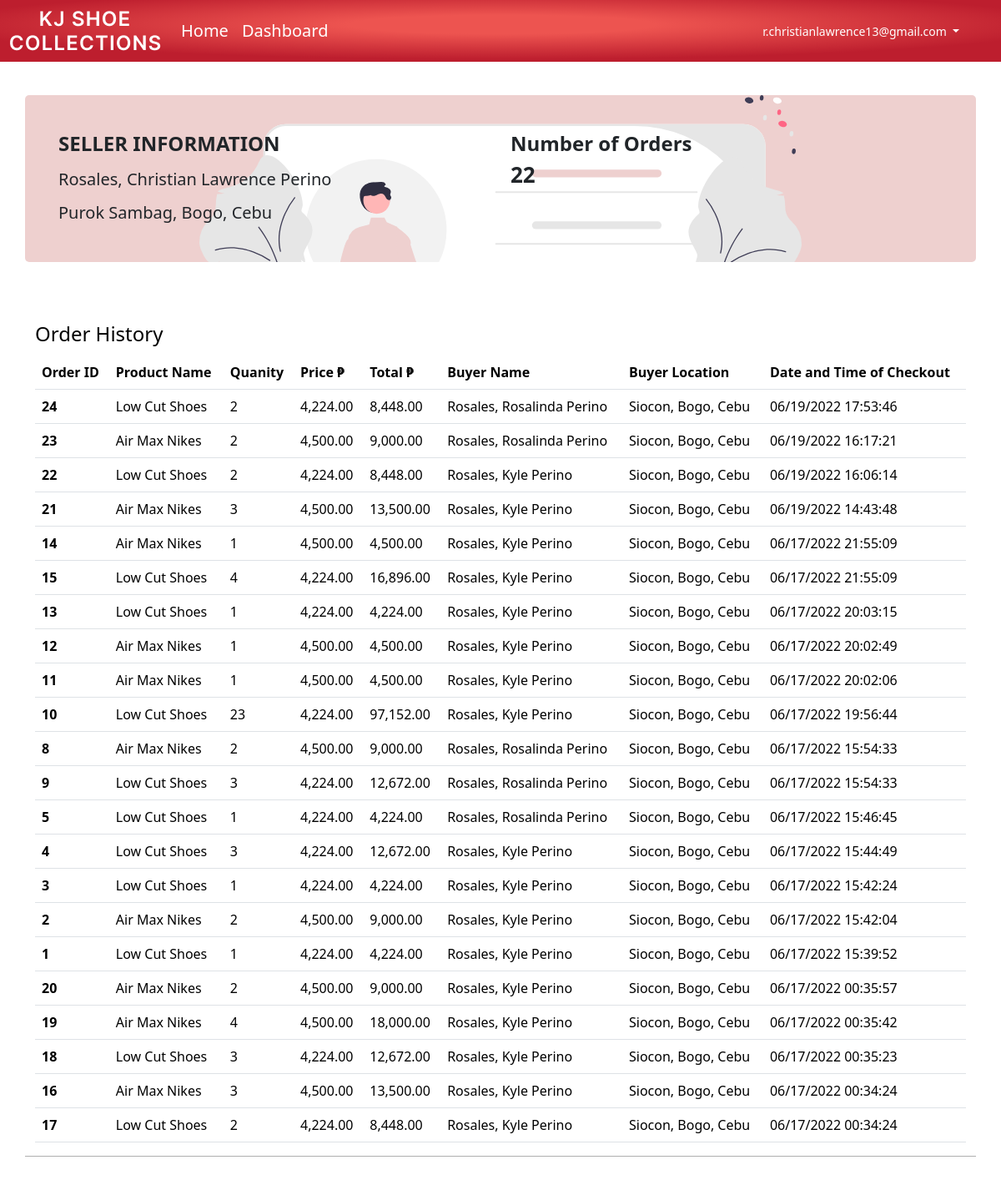
/orderdashboard.php (signed in), run on the app's committed database.
### tables this page shows
CREATE TABLE `account` (
  `account_id` int(11) NOT NULL,
  `email` varchar(255) NOT NULL,
  `passw` varchar(255) NOT NULL,
  `fname` varchar(255) NOT NULL,
  `lname` varchar(255) NOT NULL,
  `mname` varchar(255) NOT NULL,
  `strt_brgy` varchar(255) NOT NULL,
  `city_municipality` varchar(255) NOT NULL,
  `province` varchar(255) NOT NULL,
  `biirthdate` varchar(255) NOT NULL,
  `account_type` varchar(255) NOT NULL
);

CREATE TABLE `order_history_table` (
  `order_id` int(11) NOT NULL,
  `prod_name` varchar(255) NOT NULL,
  `qty` int(11) NOT NULL,
  `buyer_name` varchar(255) NOT NULL,
  `buyer_location` varchar(255) NOT NULL,
  `price_per_unit` int(11) NOT NULL,
  `total_per_unit` int(255) NOT NULL,
  `seller_name` int(255) NOT NULL,
  `date_checkout` varchar(255) NOT NULL,
  `time_checkout` time NOT NULL DEFAULT current_timestamp()
);

### orderdashboard.php (the view, shortened to what this page needs)
<?php
require 'php/dbconnect.php';
$sell_acc = $_SESSION['seller_acc_name'];
if(isset($_SESSION['seller_id'])){
$idseller = $_SESSION['seller_id'];
$sqle = "SELECT * FROM account where account_id = '$idseller'";
$res  = $conn->query($sqle);
$row = mysqli_fetch_object($res);
$seller_name = $row->lname . ', '.  $row->fname . ' '.  $row->mname ;
$seller_location =  $row->strt_brgy . ', '.  $row->city_municipality . ', '.  $row->province;
}
else{
              header("Location: index.php");
}
?>
<!DOCTYPE html>
<html lang="en">
<head>
    <link rel="stylesheet" href="css/bootstrap.min.css" />
    <link rel="stylesheet" href="sellerdashboardstyle.css">
    <link rel="stylesheet" href="https://cdn.jsdelivr.net/npm/bootstrap-icons@1.8.1/font/bootstrap-icons.css">
      <link rel="stylesheet" href="transition/transition_dashboard.css">
</head>
<body>
    <nav class="navbar navbar-expand-lg navbar-dark" id="nav-top">
  <div class="container-fluid">
    <a class="navbar-brand" href="#"> <img src="KJ.png" alt="" class="img-fluid">  </a>
    <div class="collapse navbar-collapse" id="navbarSupportedContent">
      <ul class="navbar-nav me-auto mb-2 mb-lg-0" id="unlist" >
        <li class="nav-item">
          <a class="nav-link  " aria-current="page" href="sellerhomepage.php" id="home-link">Home</a>
        </li>
        <li class="nav-item active">
          <a class="nav-link" href="sellerdashboard.php" id="dashboard-link">Dashboard</a>
        </li>
      </ul>
      <ul class="navbar-nav " id="unlista" >
             <li class="nav-item dropdown">
          <a class="nav-link dropdown-toggle" href="#" id="navbarDropdown" role="button" data-bs-toggle="dropdown" aria-expanded="false">
           <?php  echo $sell_acc; ?>
          </a>
        </li>
      </ul>
    </div>
  </div>
</nav>
<div class="container" id="seller-container">
<div class="row">
<div class="col-6">
<div  id="seller-title"> SELLER INFORMATION </div>
<div  id="seller-name"> <?php  echo $seller_name; ?>  </div>
<div  id="seller-loc"> <?php  echo $seller_location; ?> </div>
</div>
<div class="col-6">
<div class="sum-content">
  <p class="prod-num"> Number of Orders<br>
   <span>
   <?php
     $selid = $_SESSION['seller_id'];
            $sql = "SELECT * FROM order_history_table where seller_name='$selid'  ;";
            $res  = $conn->query($sql);
$numrow = mysqli_num_rows($res);
echo $numrow;
  ?>
  </span>
  </p></div>
</div>
</div>
</div>
<div class="container" id="product-container">
<table class="table caption-top">
  <caption>Order History</caption>
  <thead>
    <tr>
      <th scope="col">Order ID</th>
      <th scope="col">Product Name</th>
      <th scope="col">Quanity</th>
      <th scope="col">Price ₱</th>
      <th scope="col">Total ₱</th>
      <th scope="col">Buyer Name</th>
      <th scope="col">Buyer Location</th>
      <th  scope="col">Date and Time of Checkout</th>
    </tr>
  </thead>
  <tbody>
 <?php
            $selid = $_SESSION['seller_id'];
            $sql = "SELECT * FROM order_history_table where seller_name= '$selid'  ORDER BY  STR_TO_DATE(date_checkout, '%m/%d/%Y' ) DESC, time_checkout DESC ;";
            $res  = $conn->query($sql);
            while($row = mysqli_fetch_object($res)){
            ?>
    <tr>
      <th scope="row"><?php  echo $row->order_id?></th>
      <td><?php  echo $row->prod_name?></td>
      <td><?php  echo $row->qty?></td>
      <td><?php  echo  number_format($row->price_per_unit,2);?></td>
      <td><?php  echo number_format($row->total_per_unit,2);?></td>
      <td><?php  echo $row->buyer_name?></td>
      <td><?php  echo $row->buyer_location?></td>
      <td><?php  echo $row->date_checkout ." ".$row->time_checkout?></td>
    </tr>
  <?php
            }
  ?>
  </tbody>
</table>
</div>
</body>
</html>

### sellerdashboardstyle.css (style rules this page uses)
#nav-top { background: radial-gradient( 56.58% 56.58% at 50.09% 39.71%, #ed5450 27.08%, #bd1e2e 100% ); }
#navbarDropdown, #dashboard-link, #home-link { font-size: 20px; color: white; }
#seller-container { background-color: #eed0cf; background-image: url('undraw_personal_info_re_ur1n.svg'); background-size:auto; background-position-x: center; background-repeat: no-repeat; border-radius: 5px; height: 200px; padding: 40px; position: relative; top: 40px; }
#product-container { width: 100%; margin-top: 100px; max-height: 80vh; overflow-y: scroll; border-bottom: .3px solid rgb(175, 175, 175); margin-bottom: 100px; }
caption { font-size: 24px; color: rgb(0, 0, 0); }
.table { width: 100%; }
.prod-num { font-size: 24px; font-weight: bold; }
.prod-num span { font-size: 26px; font-weight: bold; }
#seller-title { font-size: 24px; font-weight: bold; margin-bottom: 10px; }
#seller-name { font-size: 20px; margin-bottom: 10px; }
#seller-loc { font-size: 20px; }
#unlista { margin-right: 30px; }
#navbarDropdown { font-size: 14px; }

### transition/transition_dashboard.css (style rules this page uses)
.container { animation: transitionIn .75s; }

### data on the page
account: seller_name "Rosales, Christian Lawrence Perino", seller_location "Purok Sambag, Bogo, Cebu"
order_history_table: order_id "24", prod_name "Low Cut Shoes", qty "2", price_per_unit "4,224.00", total_per_unit "8,448.00", buyer_name "Rosales, Rosalinda Perino", buyer_location "Siocon, Bogo, Cebu", date_checkout "06/19/2022", time_checkout "17:53:46"
order_history_table: order_id "23", prod_name "Air Max Nikes", qty "2", price_per_unit "4,500.00", total_per_unit "9,000.00", buyer_name "Rosales, Rosalinda Perino", buyer_location "Siocon, Bogo, Cebu", date_checkout "06/19/2022", time_checkout "16:17:21"
order_history_table: order_id "22", prod_name "Low Cut Shoes", qty "2", price_per_unit "4,224.00", total_per_unit "8,448.00", buyer_name "Rosales, Kyle Perino", buyer_location "Siocon, Bogo, Cebu", date_checkout "06/19/2022", time_checkout "16:06:14"
order_history_table: order_id "21", prod_name "Air Max Nikes", qty "3", price_per_unit "4,500.00", total_per_unit "13,500.00", buyer_name "Rosales, Kyle Perino", buyer_location "Siocon, Bogo, Cebu", date_checkout "06/19/2022", time_checkout "14:43:48"
order_history_table: order_id "14", prod_name "Air Max Nikes", qty "1", price_per_unit "4,500.00", total_per_unit "4,500.00", buyer_name "Rosales, Kyle Perino", buyer_location "Siocon, Bogo, Cebu", date_checkout "06/17/2022", time_checkout "21:55:09"
order_history_table: order_id "15", prod_name "Low Cut Shoes", qty "4", price_per_unit "4,224.00", total_per_unit "16,896.00", buyer_name "Rosales, Kyle Perino", buyer_location "Siocon, Bogo, Cebu", date_checkout "06/17/2022", time_checkout "21:55:09"
order_history_table: order_id "13", prod_name "Low Cut Shoes", qty "1", price_per_unit "4,224.00", total_per_unit "4,224.00", buyer_name "Rosales, Kyle Perino", buyer_location "Siocon, Bogo, Cebu", date_checkout "06/17/2022", time_checkout "20:03:15"
order_history_table: order_id "12", prod_name "Air Max Nikes", qty "1", price_per_unit "4,500.00", total_per_unit "4,500.00", buyer_name "Rosales, Kyle Perino", buyer_location "Siocon, Bogo, Cebu", date_checkout "06/17/2022", time_checkout "20:02:49"
order_history_table: order_id "11", prod_name "Air Max Nikes", qty "1", price_per_unit "4,500.00", total_per_unit "4,500.00", buyer_name "Rosales, Kyle Perino", buyer_location "Siocon, Bogo, Cebu", date_checkout "06/17/2022", time_checkout "20:02:06"
order_history_table: order_id "10", prod_name "Low Cut Shoes", qty "23", price_per_unit "4,224.00", total_per_unit "97,152.00", buyer_name "Rosales, Kyle Perino", buyer_location "Siocon, Bogo, Cebu", date_checkout "06/17/2022", time_checkout "19:56:44"
order_history_table: order_id "8", prod_name "Air Max Nikes", qty "2", price_per_unit "4,500.00", total_per_unit "9,000.00", buyer_name "Rosales, Rosalinda Perino", buyer_location "Siocon, Bogo, Cebu", date_checkout "06/17/2022", time_checkout "15:54:33"
order_history_table: order_id "9", prod_name "Low Cut Shoes", qty "3", price_per_unit "4,224.00", total_per_unit "12,672.00", buyer_name "Rosales, Rosalinda Perino", buyer_location "Siocon, Bogo, Cebu", date_checkout "06/17/2022", time_checkout "15:54:33"
order_history_table: order_id "5", prod_name "Low Cut Shoes", qty "1", price_per_unit "4,224.00", total_per_unit "4,224.00", buyer_name "Rosales, Rosalinda Perino", buyer_location "Siocon, Bogo, Cebu", date_checkout "06/17/2022", time_checkout "15:46:45"
order_history_table: order_id "4", prod_name "Low Cut Shoes", qty "3", price_per_unit "4,224.00", total_per_unit "12,672.00", buyer_name "Rosales, Kyle Perino", buyer_location "Siocon, Bogo, Cebu", date_checkout "06/17/2022", time_checkout "15:44:49"
order_history_table: order_id "3", prod_name "Low Cut Shoes", qty "1", price_per_unit "4,224.00", total_per_unit "4,224.00", buyer_name "Rosales, Kyle Perino", buyer_location "Siocon, Bogo, Cebu", date_checkout "06/17/2022", time_checkout "15:42:24"
order_history_table: order_id "2", prod_name "Air Max Nikes", qty "2", price_per_unit "4,500.00", total_per_unit "9,000.00", buyer_name "Rosales, Kyle Perino", buyer_location "Siocon, Bogo, Cebu", date_checkout "06/17/2022", time_checkout "15:42:04"
order_history_table: order_id "1", prod_name "Low Cut Shoes", qty "1", price_per_unit "4,224.00", total_per_unit "4,224.00", buyer_name "Rosales, Kyle Perino", buyer_location "Siocon, Bogo, Cebu", date_checkout "06/17/2022", time_checkout "15:39:52"
order_history_table: order_id "20", prod_name "Air Max Nikes", qty "2", price_per_unit "4,500.00", total_per_unit "9,000.00", buyer_name "Rosales, Kyle Perino", buyer_location "Siocon, Bogo, Cebu", date_checkout "06/17/2022", time_checkout "00:35:57"
order_history_table: order_id "19", prod_name "Air Max Nikes", qty "4", price_per_unit "4,500.00", total_per_unit "18,000.00", buyer_name "Rosales, Kyle Perino", buyer_location "Siocon, Bogo, Cebu", date_checkout "06/17/2022", time_checkout "00:35:42"
order_history_table: order_id "18", prod_name "Low Cut Shoes", qty "3", price_per_unit "4,224.00", total_per_unit "12,672.00", buyer_name "Rosales, Kyle Perino", buyer_location "Siocon, Bogo, Cebu", date_checkout "06/17/2022", time_checkout "00:35:23"
order_history_table: order_id "16", prod_name "Air Max Nikes", qty "3", price_per_unit "4,500.00", total_per_unit "13,500.00", buyer_name "Rosales, Kyle Perino", buyer_location "Siocon, Bogo, Cebu", date_checkout "06/17/2022", time_checkout "00:34:24"
order_history_table: order_id "17", prod_name "Low Cut Shoes", qty "2", price_per_unit "4,224.00", total_per_unit "8,448.00", buyer_name "Rosales, Kyle Perino", buyer_location "Siocon, Bogo, Cebu", date_checkout "06/17/2022", time_checkout "00:34:24"

### other printed values
$sell_acc "r.christianlawrence13@gmail.com"
$numrow "22"
